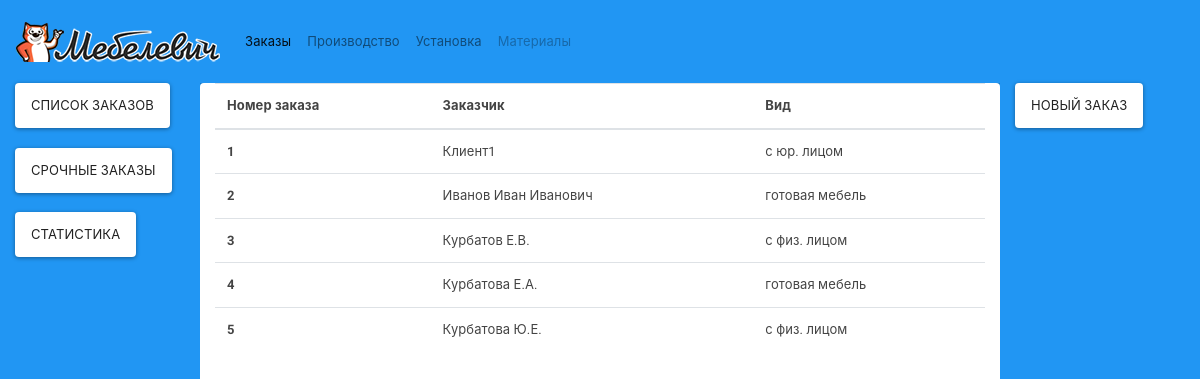
The page / on the database its author committed.
### order/models.py (models this page shows, shortened)
class Order(models.Model):
    number = models.AutoField(primary_key=True, verbose_name='Номер договора')
    type = models.ForeignKey(ContractType, on_delete=models.DO_NOTHING, verbose_name="Вид договора")
    customer_name = models.CharField(max_length=100, verbose_name="ФИО заказчика")
    customer_address = models.CharField(max_length=200, verbose_name="Адрес заказчика")
    customer_phone = models.CharField(max_length=15, verbose_name="Телефон заказчика")
    class Meta:
        verbose_name = 'Заказ'
        verbose_name_plural = 'Заказы'

class ContractType(models.Model):
    name = models.CharField(max_length=50)
    class Meta:
        verbose_name = 'Вид договора'
        verbose_name_plural = 'Виды договоров'
    def __str__(self):
        return self.name

### order/views.py (the view)
# urls.py: path('', views.orders_list, name='orders_list'),
def orders_list(request):
    orders = Order.objects.all()
    return render(request, 'order/order_list.html', {'orders': orders})

### templates/order/order_list.html (shortened to what this page needs)
{% extends 'index.html' %}
{% block content %}
    <table class="table table-hover">
        <thead>
        <tr>
            <th scope="col">Номер заказа</th>
            <th scope="col">Заказчик</th>
            <th scope="col">Вид</th>
        </tr>
        </thead>
        <tbody>
        {% for o in orders %}
            <tr onclick="location.href='{% url "order_detail" o.number %}'">
                <th scope="row">{{ o.number }}</th>
                <td>{{ o.customer_name }}</td>
                <td>{{ o.type }}</td>
            </tr>
        {% endfor %}
        </tbody>
    </table>
{% endblock %}

### templates/index.html (shortened to what this page needs)
{% load static %}
<!doctype html>
<html lang="en">
<head>
    <link rel="stylesheet" href="{% static "bootstrap/css/bootstrap.min.css" %}">
    <link rel="stylesheet" href="{% static "common.css" %}">
</head>
<body class="bg-primary">
<nav class="navbar navbar-expand-lg navbar-light bg-primary">
    <a class="navbar-brand" href="/"><img src="{% static "pics/logo.png" %}" alt="Логотип"></a>
    <div class="collapse navbar-collapse" id="navbarNav">
        <ul class="navbar-nav">
            <li class="nav-item active">
                <a class="nav-link" href="{% url 'orders_list' %}">Заказы<span class="sr-only">(current)</span></a>
            </li>
            <li class="nav-item">
                <a class="nav-link" href="#">Производство</a>
            </li>
            <li class="nav-item">
                <a class="nav-link" href="#">Установка</a>
            </li>
            <li class="nav-item">
                <a class="nav-link disabled" href="#" tabindex="-1" aria-disabled="true">Материалы</a>
            </li>
        </ul>
    </div>
</nav>
<div class="fill container-fluid">
    <div class="fill row">
        <div class="fill col-2 bg-primary">
            <ul class="navbar-nav">
                <li class="nav-item"><a class="btn btn-secondary" href="{% url 'orders_list' %}">Список заказов</a><br><br></li>
                <li class="nav-item"><a class="btn btn-secondary" href="{% url 'orders_list' %}">Срочные заказы</a><br><br></li>
                <li class="nav-item"><a class="btn btn-secondary" href="{% url 'orders_list' %}">Статистика</a><br><br></li>
            </ul>
        </div>
        <div class="rounded-top fill col-8 bg-secondary">
            {% block content %}{% endblock %}
        </div>
        <div class="fill col-2 bg-primary">
            <ul class="navbar-nav">
                <li class="nav-item"><a class="btn btn-secondary" href="{% url 'order_new' %}">Новый заказ</a><br><br></li>
            </ul>
        </div>
    </div>
</div>
</body>
</html>

### static/common.css (style rules this page uses)
html, body { height: 100%; min-height: 100%; }
.fill { height: 100%; min-height: 100%; }

### rows shown on the page
Order: number "1", customer_name "Клиент1", type "с юр. лицом"
Order: number "2", customer_name "Иванов Иван Иванович", type "готовая мебель"
Order: number "3", customer_name "Курбатов Е.В.", type "с физ. лицом"
Order: number "4", customer_name "Курбатова Е.А.", type "готовая мебель"
Order: number "5", customer_name "Курбатова Ю.Е.", type "с физ. лицом"
